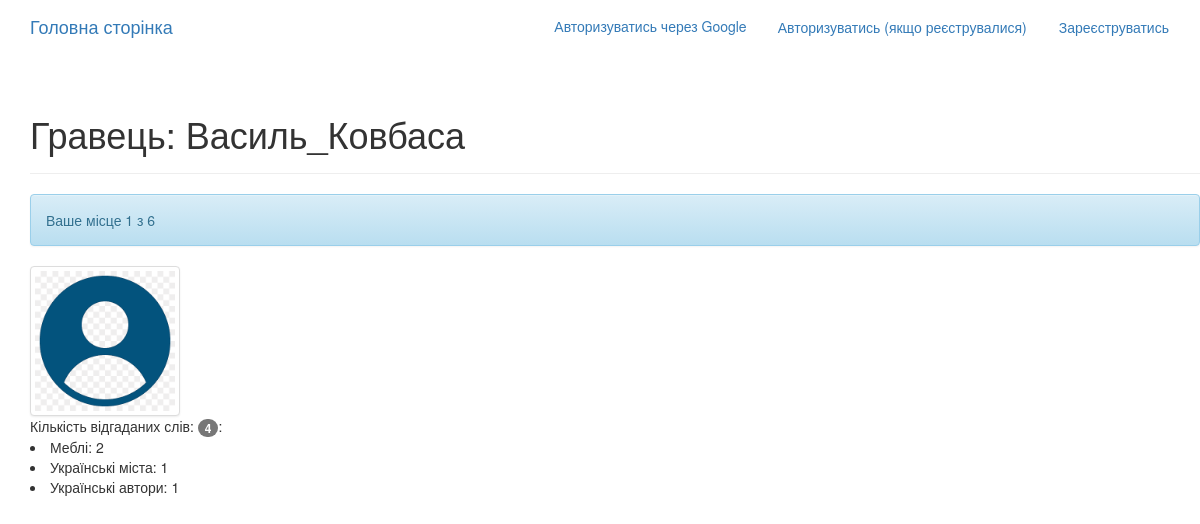
Page /game/players/20/ on the committed database.
### game_app/models.py (models this page shows, shortened)
class Profile(models.Model):
    user = models.OneToOneField(User, on_delete=models.CASCADE)
    number_of_attempts_to_guess = models.IntegerField(default=3)
    masked_word = models.CharField(max_length=100, blank=True, null=True)
    letter = models.CharField(max_length=1, blank=True, null=True)
    number_of_guessed_words = models.IntegerField(default=0)
    profile_picture = models.ImageField(null = True, default='default_profile_pic.png', blank = True)
    rating = models.IntegerField(default=0)

class GuessedWords(models.Model):
    profile = models.ForeignKey(Profile,related_name="guessed_words", on_delete=models.CASCADE, blank=True, null=True)
    guessed_word = models.CharField(max_length=255, blank=True, null=True)
    guessed_category = models.CharField(max_length=255, blank=True, null=True)

### game_app/views.py (the view)
# urls.py: path('players/<int:pk>/', views.PlayerView.as_view(), name='player_page'),
class PlayerView(generic.DetailView):
    model = User
    template_name = 'game_app/player_page.html'  # Create an HTML template to display the group details
    context_object_name = 'player'
    def get_context_data(self, **kwargs):
        context = super().get_context_data(**kwargs)
        players_with_profile = User.objects.filter(profile__isnull=False)
        context['players_number'] = len(players_with_profile)
        player = context[self.context_object_name]
        guessed_words = []
        for item in player.profile.guessed_words.all():
            if item.guessed_category:
                item = (str(item.guessed_word),str(item.guessed_category))
            else:
                item = (str(item.guessed_word), "без категорії")
            guessed_words.append(item)
        context['guessed_words'] = guessed_words
        statistics = {}
        for item in guessed_words:
            second_item = item[1]
            statistics[second_item] = statistics.get(second_item, 0) + 1
        context['statistics'] = statistics
        user = self.request.user
        context['user'] = user
        return context

### game_app/templates/game_app/player_page.html (shortened to what this page needs)
{% extends "base.html" %}
{% load static %}
{% block content %}
<div class="container">
    <div class="row">
        <div class="page-header">
            <h1> Гравець: {{player.username}} </h1>
        </div>
        {% if player.profile.rating != 0 %}
        <div class="alert alert-info" role="alert"> Ваше місце {{ player.profile.rating}} з {{players_number}} </div>
        {% else%}
        <div class="alert alert-info" role="alert"> Ваше місце {{players_number}} з {{players_number}} </div>
        {%endif%}
        <img src="{{ player.profile.profile_picture.url }}" alt="{{ player.username }}'s Profile Picture" class="img-thumbnail" style="max-width: 150px;">
        <br>
        Кількість відгаданих слів: <span class="badge">{{player.profile.number_of_guessed_words}}</span>:
        <br>
        {% for category, count in statistics.items %}
            <li>{{ category }}: {{ count }}</li>
        {% endfor %}
    </div>
</div>
{% endblock %}

### rows in the picture
GuessedWords: statistics "Меблі"
GuessedWords: statistics "Українські міста"
GuessedWords: statistics "Українські автори"

### other values in the picture
{{ player.username }} "Василь_Ковбаса"
{{ player.profile.rating }} "1"
{{ players_number }} "6"
{{ player.profile.number_of_guessed_words }} "4"
{{ count }} "2" "1" "1"
